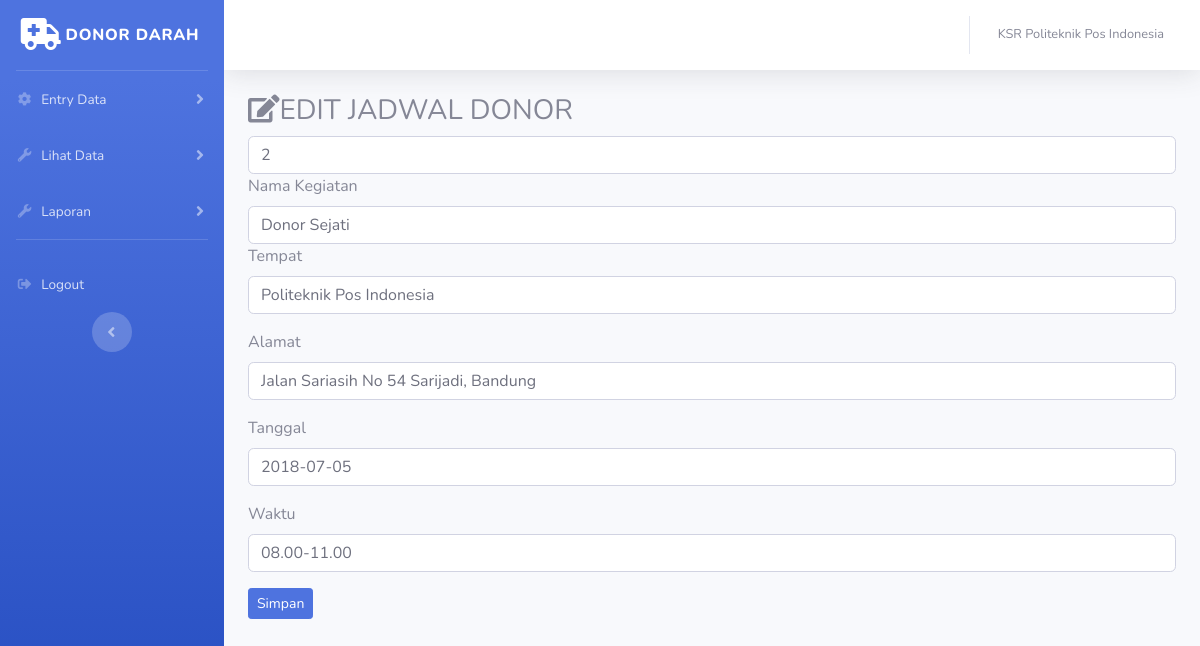
Page /index.php/admin/data_kegiatan/edit/2 on the committed database.
### tables this page shows
CREATE TABLE `kegiatan` (
  `no` int(11) NOT NULL,
  `nama_kgt` varchar(255) NOT NULL,
  `tempat` varchar(255) NOT NULL,
  `alamat` varchar(255) NOT NULL,
  `tanggal` date NOT NULL,
  `waktu` varchar(255) NOT NULL
);

### application/controllers/admin/data_kegiatan.php (called while the page is built, shortened)
<?php
class Data_kegiatan extends CI_Controller{
	public function edit($no)
	{
		$where = array('no' =>$no);
		$data['kegiatan'] = $this->model_kegiatan->edit_kegiatan($where, 'kegiatan')->result();
		$this->load->view('templates_admin/header');
		$this->load->view('templates_admin/sidebar');
		$this->load->view('admin/edit_kegiatan',$data);
		$this->load->view('templates_admin/footer');
	}
}

### index.php (called while the page is built, shortened)
<?php
require_once BASEPATH.'core/CodeIgniter.php';

### application/models/model_kegiatan.php (called while the page is built, shortened)
<?php
class Model_kegiatan extends CI_Model{
	public function edit_kegiatan($where,$table){
		return $this->db->get_where($table,$where);
	}
}
?>

### application/views/admin/edit_kegiatan.php (the view)
<div class="container-fluid">
	<h3><i class="fas fa-edit"></i>EDIT JADWAL DONOR</h3>
	<?php foreach ($kegiatan  as $kg) : ?>
		<form method="post" action="<?php echo base_url(). 'admin/data_kegiatan/update' ?>">
              <?php echo form_open_multipart('admin/data_kegiatan/update');  ?>
              <div class="for-group">
                     <input type="text" name="no" class="form-control" value="<?php echo $kg->no ?>">
              </div>
			<div class="for-group">
				<label>Nama Kegiatan</label>
				<input type="text" name="nama_kgt" class="form-control" value="<?php echo $kg->nama_kgt ?>">
			</div>
			<div class="form-group">
       			<label>Tempat</label>
       			<input type="text" name="tempat" class="form-control" value="<?php echo $kg->tempat ?>">
       		</div>
       		<div class="form-group">
       			<label>Alamat</label>
       			<input type="text" name="alamat" class="form-control" value="<?php echo $kg->alamat ?>">
       		</div>
       		<div class="form-group">
       			<label>Tanggal</label>
       			<input type="text" name="tanggal" class="form-control" value="<?php echo $kg->tanggal ?>">
       		</div>
       		<div class="form-group">
       			<label>Waktu</label>
       			<input type="text" name="waktu" class="form-control" value="<?php echo $kg->waktu ?>">
       		</div>
       		<button type="submit" class="btn btn-primary btn-sm">Simpan</button>
		</form>
	<?php endforeach; ?>
</div>

### rows in the picture
kegiatan: no "2", nama_kgt "Donor Sejati", tempat "Politeknik Pos Indonesia", alamat "Jalan Sariasih No 54 Sarijadi, Bandung", tanggal "2018-07-05", waktu "08.00-11.00"
